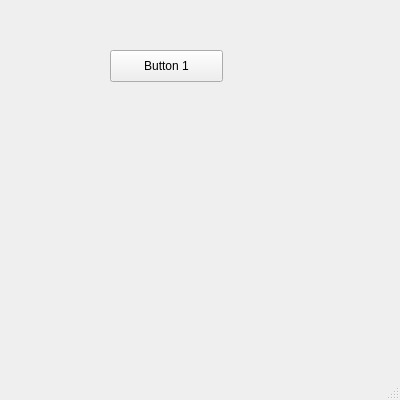
<?xml version="1.0" encoding="UTF-8"?>
<ui version="4.0">
 <class>MainWindow</class>
 <widget class="QMainWindow" name="MainWindow">
  <property name="geometry">
   <rect>
    <x>0</x>
    <y>0</y>
    <width>400</width>
    <height>400</height>
   </rect>
  </property>
  <property name="windowTitle">
   <string>MainWindow</string>
  </property>
  <widget class="QWidget" name="centralwidget">
   <widget class="QPushButton" name="pushButton">
    <property name="geometry">
     <rect>
      <x>110</x>
      <y>50</y>
      <width>113</width>
      <height>32</height>
     </rect>
    </property>
    <property name="text">
     <string>Button 1</string>
    </property>
   </widget>
  </widget>
  <widget class="QMenuBar" name="menubar">
   <property name="geometry">
    <rect>
     <x>0</x>
     <y>0</y>
     <width>400</width>
     <height>37</height>
    </rect>
   </property>
  </widget>
  <widget class="QStatusBar" name="statusbar"/>
 </widget>
 <resources/>
 <connections/>
</ui>
